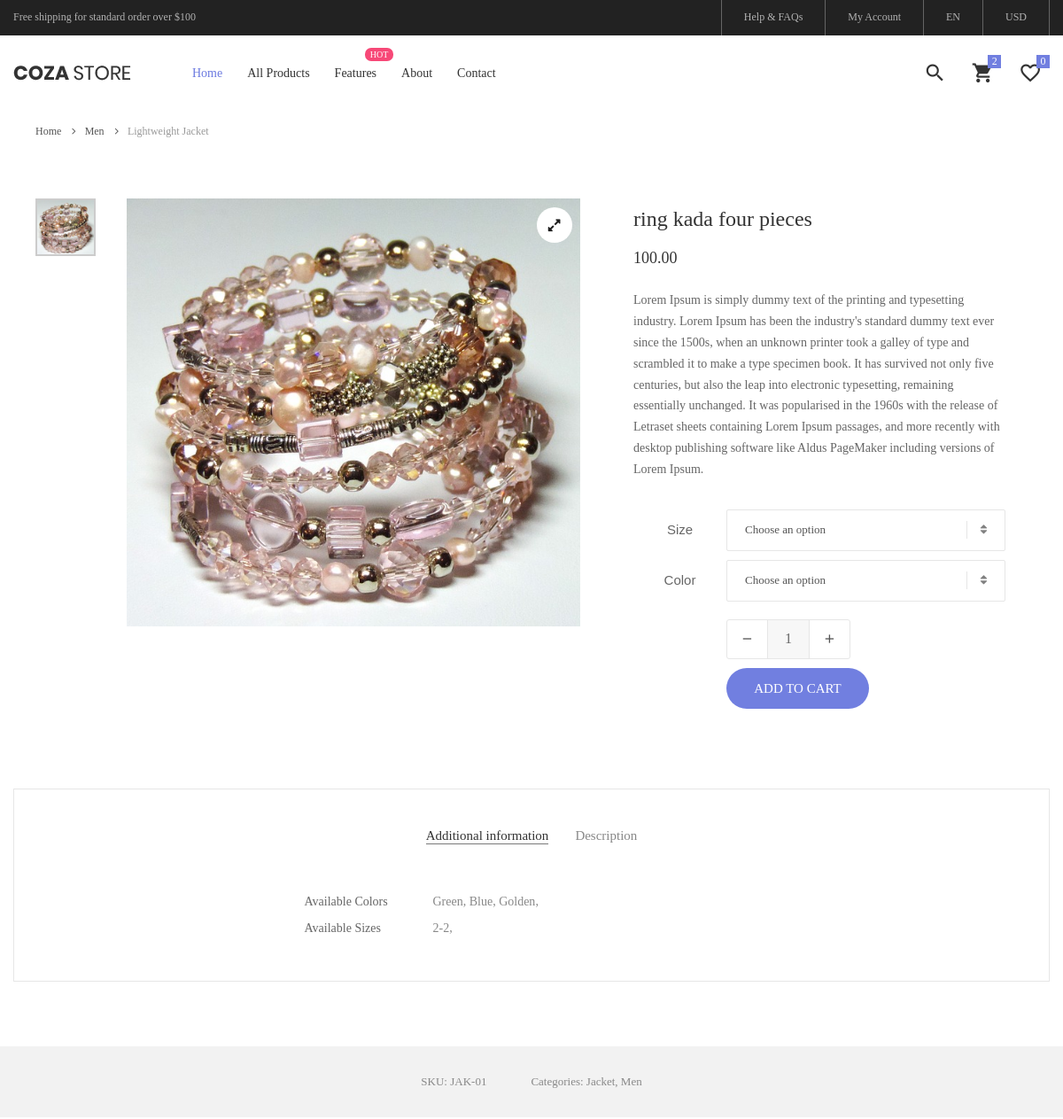
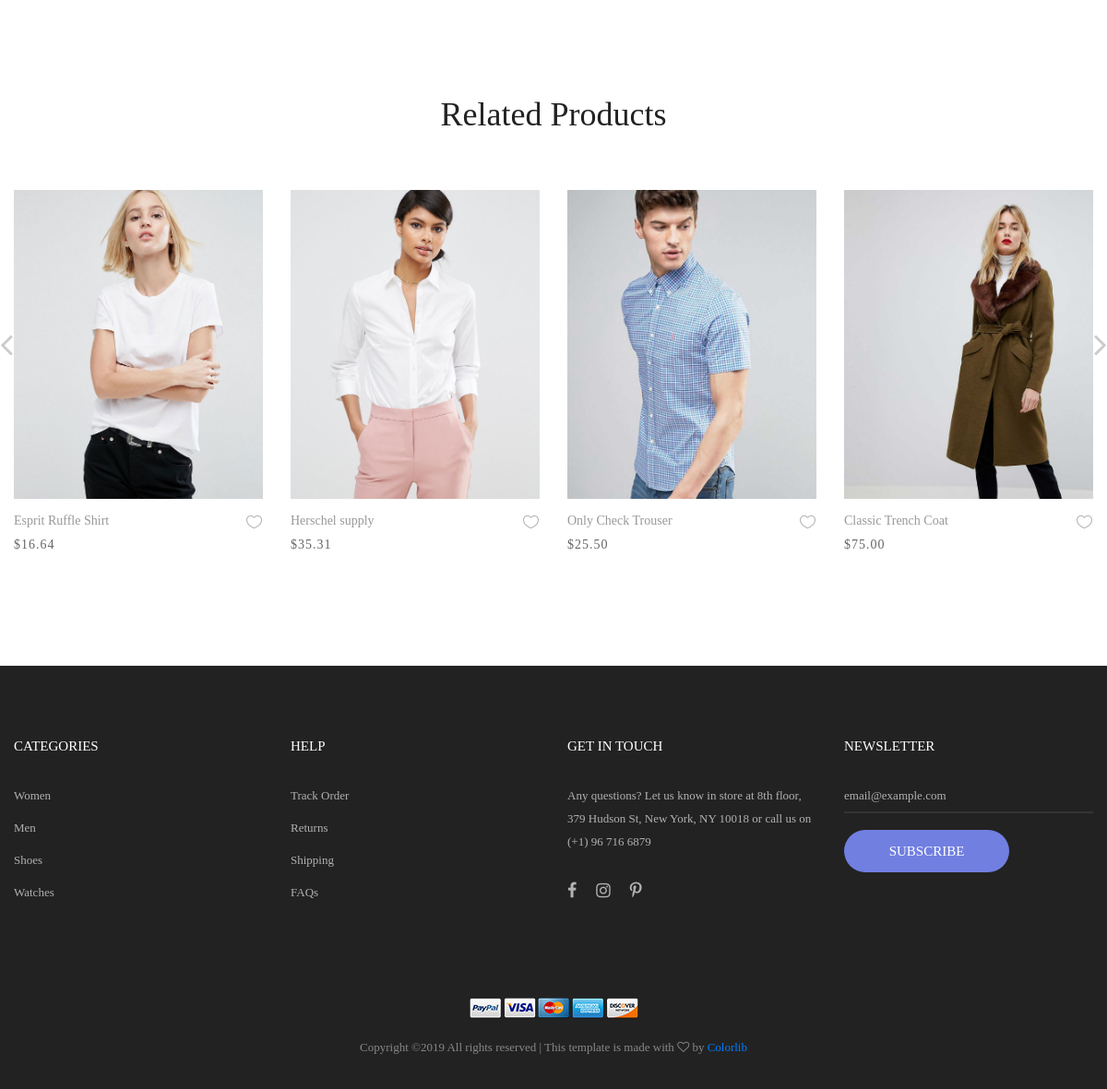
The app's page /product/detail/1/ with its own data (2 pictures, top to bottom).
### products/models.py (models this page shows, shortened)
class ProductPhoto(models.Model):
    photo = models.ImageField(upload_to='products/product_photos/')
    color = models.ForeignKey(Color, on_delete=models.PROTECT)
    position = models.ForeignKey(PhotoPosition, on_delete=models.PROTECT)
    product = models.ForeignKey('Product', on_delete=models.PROTECT)
    base_photo = models.BooleanField(default=False)
    @property
    def get_photo_url(self):
        return self.photo.url

class Product(models.Model):
    PREFERENCE_CHOICES = ((1, 'Excellent'), (2, 'Very Good'), (3, 'Good'), (4, 'Average'))
    name = models.CharField(max_length=16)
    slug = models.SlugField(blank=True, null=True)
    headline = models.CharField(max_length=48)
    details = models.TextField(blank=True)
    price = models.DecimalField(max_digits=6, decimal_places=2)
    actual_price = models.DecimalField(max_digits=6, decimal_places=2)
    sizes = models.ManyToManyField(Size)
    colors = models.ManyToManyField(Color)
    preference = models.PositiveSmallIntegerField(default=2, choices=PREFERENCE_CHOICES)
    current_ocassion = models.BooleanField(default=False)
    categories = models.ManyToManyField(Category)
    tag = models.CharField(max_length=5, blank=True)
    available_pieces = models.PositiveSmallIntegerField(default=100)
    out_of_stock = models.BooleanField(default=False)
    created_on = models.DateTimeField(auto_now_add=True)
    updated_on = models.DateTimeField(auto_now=True)
    active = models.BooleanField(default=True)
    objects = ProductManager()
    @property
    def get_headline(self):
        return self.headline
    @property
    def get_price(self):
        return self.price
    @property
    def get_photos(self):
        return self.productphoto_set.all()
    @property
    def get_colors(self):
        return self.colors.all()
    @property
    def get_sizes(self):
        return self.sizes.all()

class Color(models.Model):
    name = models.CharField(max_length=32)
    slug = models.SlugField(blank=True, null=True)
    abbrevation = models.CharField(max_length=8)
    hex_code = models.CharField(max_length=7, default="#FF0000")
    details = models.TextField(blank=True)

class Size(models.Model):
    name = models.CharField(max_length=32)
    slug = models.SlugField(blank=True, null=True)
    abbrevation = models.CharField(max_length=8)
    length = models.CharField(max_length=16)
    unit = models.CharField(max_length=16, default="Inch")
    details = models.TextField(blank=True)
    @property
    def get_text(self):
        return self.abbrevation

### products/views.py (the view)
# urls.py: url(r'^detail/(?P<product_id>[0-9]+)/$', views.ProductDetailView.as_view(), name='detail'),
class ProductDetailView(DetailView):
    template_name = 'products/detail.html'
    pk_url_kwarg = "product_id"
    context_object_name = 'product'
    model = Product

### portal/templates/products/detail.html (shortened to what this page needs)
{% extends "portal/base.html" %}
{% block content %}
    <br><br><br>
	<div class="container">
		<div class="bread-crumb flex-w p-l-25 p-r-15 p-t-30 p-lr-0-lg">
			<a href="index.html" class="stext-109 cl8 hov-cl1 trans-04">
				Home
				<i class="fa fa-angle-right m-l-9 m-r-10" aria-hidden="true"></i>
			</a>
			<a href="product.html" class="stext-109 cl8 hov-cl1 trans-04">
				Men
				<i class="fa fa-angle-right m-l-9 m-r-10" aria-hidden="true"></i>
			</a>
			<span class="stext-109 cl4">
				Lightweight Jacket
			</span>
		</div>
	</div>
	<section class="sec-product-detail bg0 p-t-65 p-b-60">
		<div class="container">
			<div class="row">
				<div class="col-md-6 col-lg-7 p-b-30">
					<div class="p-l-25 p-r-30 p-lr-0-lg">
						<div class="wrap-slick3 flex-sb flex-w">
							<div class="wrap-slick3-dots"></div>
							<div class="slick3 gallery-lb">
                                {% for photo in product.get_photos %}
                                    <div class="item-slick3" data-thumb="{{ photo.get_photo_url }}">
                                        <div class="wrap-pic-w pos-relative">
                                            <img src="{{ photo.get_photo_url }}" alt="IMG-PRODUCT">
                                            <a class="flex-c-m size-108 how-pos1 bor0 fs-16 cl10 bg0 hov-btn3 trans-04" href="{{ photo.get_photo_url }}">
                                                <i class="fa fa-expand"></i>
                                            </a>
                                        </div>
                                    </div>
                                {% endfor %}
							</div>
						</div>
					</div>
				</div>
				<div class="col-md-6 col-lg-5 p-b-30">
					<div class="p-r-50 p-t-5 p-lr-0-lg">
						<h4 class="mtext-105 cl2 js-name-detail p-b-14">
                            {{ product.get_headline}}
						</h4>
						<span class="mtext-106 cl2">
							{{ product.get_price }}
						</span>
						<p class="stext-102 cl3 p-t-23">
                            {{ product.details }}
						</p>
                        <form id="add_entry" method="post">
                                    <div class="p-t-33">
                                        <div class="flex-w flex-r-m p-b-10">
                                            <div class="size-203 flex-c-m respon6">
                                                Size
                                            </div>
                                            <div class="size-204 respon6-next">
                                                <div class="rs1-select2 bor8 bg0">
                                                </div>
                                            </div>
                                        </div>
                                        <div class="flex-w flex-r-m p-b-10">
                                            <div class="size-203 flex-c-m respon6">
                                                Color
                                            </div>
                                            <div class="size-204 respon6-next">
                                                <div class="rs1-select2 bor8 bg0">
                                                </div>
                                            </div>
                                        </div>
                                        <div class="flex-w flex-r-m p-b-10">
                                            <div class="size-204 flex-w flex-m respon6-next">
                                                <div class="wrap-num-product flex-w m-r-20 m-tb-10">
                                                    <div class="btn-num-product-down cl8 hov-btn3 trans-04 flex-c-m">
                                                        <i class="fs-16 zmdi zmdi-minus"></i>
                                                    </div>
                                                    <input class="mtext-104 cl3 txt-center num-product" id="quantity" type="number" name="quantity" value="1">
                                                    <div class="btn-num-product-up cl8 hov-btn3 trans-04 flex-c-m">
                                                        <i class="fs-16 zmdi zmdi-plus"></i>
                                                    </div>
                                                </div>
                                                <input id="addToCartButton" type="submit" value="Add To Cart" class="flex-c-m stext-101 cl0 size-101 bg1 bor1 hov-btn1 p-lr-15 trans-04 js-addcart-detail">
                                            </div>
                                        </div>
                                    </div>
                                </form>
					</div>
				</div>
			</div>
			<div class="bor10 m-t-50 p-t-43 p-b-40">
				<div class="tab01">
					<ul class="nav nav-tabs" role="tablist">
                        <li class="nav-item p-b-10">
							<a class="nav-link active" data-toggle="tab" href="#information" role="tab">Additional information</a>
						</li>
						<li class="nav-item p-b-10">
							<a class="nav-link" data-toggle="tab" href="#description" role="tab">Description</a>
						</li>
					</ul>
					<div class="tab-content p-t-43">
						<div class="tab-pane fade show active" id="information" role="tabpanel">
							<div class="row">
								<div class="col-sm-10 col-md-8 col-lg-6 m-lr-auto">
									<ul class="p-lr-28 p-lr-15-sm">
										<li class="flex-w flex-t p-b-7">
											<span class="stext-102 cl3 size-205">
												Available Colors
											</span>
											<span class="stext-102 cl6 size-206">
                                                {% for color in product.get_colors %}{{ color.name }}, {% endfor %}
											</span>
										</li>
										<li class="flex-w flex-t p-b-7">
											<span class="stext-102 cl3 size-205">
												Available Sizes
											</span>
											<span class="stext-102 cl6 size-206">
                                                {% for size in product.get_sizes %}{{ size.get_text }}, {% endfor %}
											</span>
										</li>
									</ul>
								</div>
							</div>
						</div>
					</div>
				</div>
			</div>
		</div>
		<div class="bg6 flex-c-m flex-w size-302 m-t-73 p-tb-15">
			<span class="stext-107 cl6 p-lr-25">
				SKU: JAK-01
			</span>
			<span class="stext-107 cl6 p-lr-25">
				Categories: Jacket, Men
			</span>
		</div>
	</section>
	<section class="sec-relate-product bg0 p-t-45 p-b-105">
		<div class="container">
			<div class="p-b-45">
				<h3 class="ltext-106 cl5 txt-center">
					Related Products
				</h3>
			</div>
			<div class="wrap-slick2">
				<div class="slick2">
					<div class="item-slick2 p-l-15 p-r-15 p-t-15 p-b-15">
						<div class="block2">
							<div class="block2-pic hov-img0">
								<img src="images/product-01.jpg" alt="IMG-PRODUCT">
							</div>
							<div class="block2-txt flex-w flex-t p-t-14">
								<div class="block2-txt-child1 flex-col-l ">
									<a href="product-detail.html" class="stext-104 cl4 hov-cl1 trans-04 js-name-b2 p-b-6">
										Esprit Ruffle Shirt
									</a>
									<span class="stext-105 cl3">
										$16.64
									</span>
								</div>
								<div class="block2-txt-child2 flex-r p-t-3">
									<a href="#" class="btn-addwish-b2 dis-block pos-relative js-addwish-b2">
										<img class="icon-heart1 dis-block trans-04" src="images/icons/icon-heart-01.png" alt="ICON">
									</a>
								</div>
							</div>
						</div>
					</div>
					<div class="item-slick2 p-l-15 p-r-15 p-t-15 p-b-15">
						<div class="block2">
							<div class="block2-pic hov-img0">
								<img src="images/product-02.jpg" alt="IMG-PRODUCT">
							</div>
							<div class="block2-txt flex-w flex-t p-t-14">
								<div class="block2-txt-child1 flex-col-l ">
									<a href="product-detail.html" class="stext-104 cl4 hov-cl1 trans-04 js-name-b2 p-b-6">
										Herschel supply
									</a>
									<span class="stext-105 cl3">
										$35.31
									</span>
								</div>
								<div class="block2-txt-child2 flex-r p-t-3">
									<a href="#" class="btn-addwish-b2 dis-block pos-relative js-addwish-b2">
										<img class="icon-heart1 dis-block trans-04" src="images/icons/icon-heart-01.png" alt="ICON">
									</a>
								</div>
							</div>
						</div>
					</div>
					<div class="item-slick2 p-l-15 p-r-15 p-t-15 p-b-15">
						<div class="block2">
							<div class="block2-pic hov-img0">
								<img src="images/product-03.jpg" alt="IMG-PRODUCT">
							</div>
							<div class="block2-txt flex-w flex-t p-t-14">
								<div class="block2-txt-child1 flex-col-l ">
									<a href="product-detail.html" class="stext-104 cl4 hov-cl1 trans-04 js-name-b2 p-b-6">
										Only Check Trouser
									</a>
									<span class="stext-105 cl3">
										$25.50
									</span>
								</div>
								<div class="block2-txt-child2 flex-r p-t-3">
									<a href="#" class="btn-addwish-b2 dis-block pos-relative js-addwish-b2">
										<img class="icon-heart1 dis-block trans-04" src="images/icons/icon-heart-01.png" alt="ICON">
									</a>
								</div>
							</div>
						</div>
					</div>
					<div class="item-slick2 p-l-15 p-r-15 p-t-15 p-b-15">
						<div class="block2">
							<div class="block2-pic hov-img0">
								<img src="images/product-04.jpg" alt="IMG-PRODUCT">
							</div>
							<div class="block2-txt flex-w flex-t p-t-14">
								<div class="block2-txt-child1 flex-col-l ">
									<a href="product-detail.html" class="stext-104 cl4 hov-cl1 trans-04 js-name-b2 p-b-6">
										Classic Trench Coat
									</a>
									<span class="stext-105 cl3">
										$75.00
									</span>
								</div>
								<div class="block2-txt-child2 flex-r p-t-3">
									<a href="#" class="btn-addwish-b2 dis-block pos-relative js-addwish-b2">
										<img class="icon-heart1 dis-block trans-04" src="images/icons/icon-heart-01.png" alt="ICON">
									</a>
								</div>
							</div>
						</div>
					</div>
				</div>
			</div>
		</div>
	</section>
{% endblock %}

### records on screen
ProductPhoto: get_photo_url (picture)
Product: get_headline "ring kada four pieces", get_price "100.00", details "Lorem Ipsum is simply dummy text of the printing and typesetting industry. Lorem Ipsum has been the industry's standard dummy text ever since the 1500s, when an unknown printer took a galley of type and scrambled it to make a type specimen book. It has survived not only five centuries, but also the leap into electronic typesetting, remaining essentially unchanged. It was popularised in the 1960s with the release of Letraset sheets containing Lorem Ipsum passages, and more recently with desktop publishing software like Aldus PageMaker including versions of Lorem Ipsum."
Color: name "Green"
Color: name "Blue"
Color: name "Golden"
Size: get_text "2-2"
